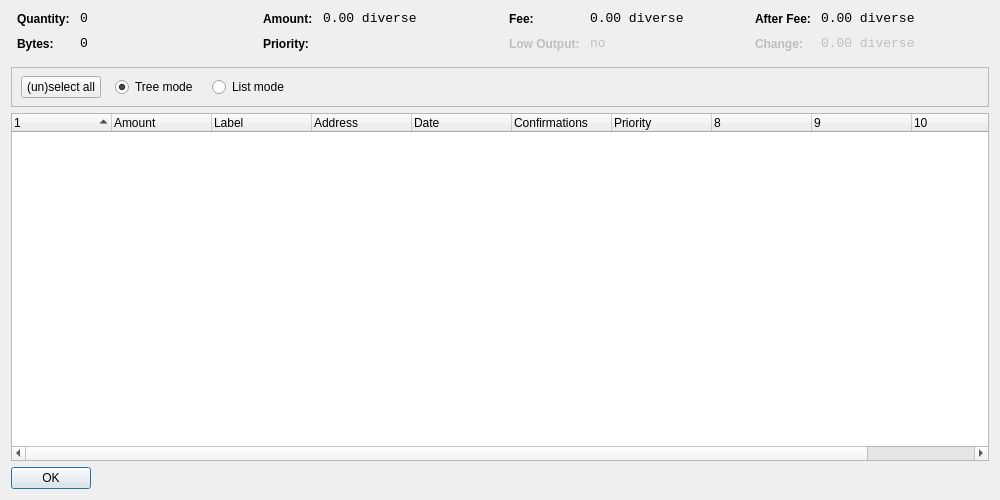
<?xml version="1.0" encoding="UTF-8"?>
<ui version="4.0">
 <class>CoinControlDialog</class>
 <widget class="QDialog" name="CoinControlDialog">
  <property name="geometry">
   <rect>
    <x>0</x>
    <y>0</y>
    <width>1000</width>
    <height>500</height>
   </rect>
  </property>
  <property name="windowTitle">
   <string>Coin Control</string>
  </property>
  <layout class="QVBoxLayout" name="verticalLayout">
   <item>
    <layout class="QHBoxLayout" name="horizontalLayoutTop" stretch="0,0,0,0">
     <property name="topMargin">
      <number>0</number>
     </property>
     <property name="bottomMargin">
      <number>10</number>
     </property>
     <item>
      <layout class="QFormLayout" name="formLayoutCoinControl1">
       <property name="horizontalSpacing">
        <number>10</number>
       </property>
       <property name="verticalSpacing">
        <number>10</number>
       </property>
       <property name="leftMargin">
        <number>6</number>
       </property>
       <property name="rightMargin">
        <number>6</number>
       </property>
       <item row="0" column="0">
        <widget class="QLabel" name="labelCoinControlQuantityText">
         <property name="styleSheet">
          <string notr="true">font-weight:bold;</string>
         </property>
         <property name="text">
          <string>Quantity:</string>
         </property>
        </widget>
       </item>
       <item row="0" column="1">
        <widget class="QLabel" name="labelCoinControlQuantity">
         <property name="font">
          <font>
           <family>Monospace</family>
           <pointsize>10</pointsize>
          </font>
         </property>
         <property name="cursor">
          <cursorShape>IBeamCursor</cursorShape>
         </property>
         <property name="contextMenuPolicy">
          <enum>Qt::ActionsContextMenu</enum>
         </property>
         <property name="text">
          <string notr="true">0</string>
         </property>
         <property name="textInteractionFlags">
          <set>Qt::LinksAccessibleByMouse|Qt::TextSelectableByKeyboard|Qt::TextSelectableByMouse</set>
         </property>
        </widget>
       </item>
       <item row="1" column="0">
        <widget class="QLabel" name="labelCoinControlBytesText">
         <property name="styleSheet">
          <string notr="true">font-weight:bold;</string>
         </property>
         <property name="text">
          <string>Bytes:</string>
         </property>
        </widget>
       </item>
       <item row="1" column="1">
        <widget class="QLabel" name="labelCoinControlBytes">
         <property name="font">
          <font>
           <family>Monospace</family>
           <pointsize>10</pointsize>
          </font>
         </property>
         <property name="cursor">
          <cursorShape>IBeamCursor</cursorShape>
         </property>
         <property name="contextMenuPolicy">
          <enum>Qt::ActionsContextMenu</enum>
         </property>
         <property name="text">
          <string notr="true">0</string>
         </property>
         <property name="textInteractionFlags">
          <set>Qt::LinksAccessibleByMouse|Qt::TextSelectableByKeyboard|Qt::TextSelectableByMouse</set>
         </property>
        </widget>
       </item>
      </layout>
     </item>
     <item>
      <layout class="QFormLayout" name="formLayoutCoinControl2">
       <property name="horizontalSpacing">
        <number>10</number>
       </property>
       <property name="verticalSpacing">
        <number>10</number>
       </property>
       <property name="leftMargin">
        <number>6</number>
       </property>
       <property name="rightMargin">
        <number>6</number>
       </property>
       <item row="0" column="0">
        <widget class="QLabel" name="labelCoinControlAmountText">
         <property name="styleSheet">
          <string notr="true">font-weight:bold;</string>
         </property>
         <property name="text">
          <string>Amount:</string>
         </property>
        </widget>
       </item>
       <item row="0" column="1">
        <widget class="QLabel" name="labelCoinControlAmount">
         <property name="font">
          <font>
           <family>Monospace</family>
           <pointsize>10</pointsize>
          </font>
         </property>
         <property name="cursor">
          <cursorShape>IBeamCursor</cursorShape>
         </property>
         <property name="contextMenuPolicy">
          <enum>Qt::ActionsContextMenu</enum>
         </property>
         <property name="text">
          <string notr="true">0.00 diverse</string>
         </property>
         <property name="textInteractionFlags">
          <set>Qt::LinksAccessibleByMouse|Qt::TextSelectableByKeyboard|Qt::TextSelectableByMouse</set>
         </property>
        </widget>
       </item>
       <item row="1" column="0">
        <widget class="QLabel" name="labelCoinControlPriorityText">
         <property name="styleSheet">
          <string notr="true">font-weight:bold;</string>
         </property>
         <property name="text">
          <string>Priority:</string>
         </property>
        </widget>
       </item>
       <item row="1" column="1">
        <widget class="QLabel" name="labelCoinControlPriority">
         <property name="font">
          <font>
           <family>Monospace</family>
           <pointsize>10</pointsize>
          </font>
         </property>
         <property name="cursor">
          <cursorShape>IBeamCursor</cursorShape>
         </property>
         <property name="contextMenuPolicy">
          <enum>Qt::ActionsContextMenu</enum>
         </property>
         <property name="text">
          <string/>
         </property>
         <property name="textInteractionFlags">
          <set>Qt::LinksAccessibleByMouse|Qt::TextSelectableByKeyboard|Qt::TextSelectableByMouse</set>
         </property>
        </widget>
       </item>
      </layout>
     </item>
     <item>
      <layout class="QFormLayout" name="formLayoutCoinControl3">
       <property name="horizontalSpacing">
        <number>10</number>
       </property>
       <property name="verticalSpacing">
        <number>10</number>
       </property>
       <property name="leftMargin">
        <number>6</number>
       </property>
       <property name="rightMargin">
        <number>6</number>
       </property>
       <item row="0" column="0">
        <widget class="QLabel" name="labelCoinControlFeeText">
         <property name="styleSheet">
          <string notr="true">font-weight:bold;</string>
         </property>
         <property name="text">
          <string>Fee:</string>
         </property>
        </widget>
       </item>
       <item row="0" column="1">
        <widget class="QLabel" name="labelCoinControlFee">
         <property name="font">
          <font>
           <family>Monospace</family>
           <pointsize>10</pointsize>
          </font>
         </property>
         <property name="cursor">
          <cursorShape>IBeamCursor</cursorShape>
         </property>
         <property name="contextMenuPolicy">
          <enum>Qt::ActionsContextMenu</enum>
         </property>
         <property name="text">
          <string notr="true">0.00 diverse</string>
         </property>
         <property name="textInteractionFlags">
          <set>Qt::LinksAccessibleByMouse|Qt::TextSelectableByKeyboard|Qt::TextSelectableByMouse</set>
         </property>
        </widget>
       </item>
       <item row="1" column="0">
        <widget class="QLabel" name="labelCoinControlLowOutputText">
         <property name="enabled">
          <bool>false</bool>
         </property>
         <property name="styleSheet">
          <string notr="true">font-weight:bold;</string>
         </property>
         <property name="text">
          <string>Low Output:</string>
         </property>
        </widget>
       </item>
       <item row="1" column="1">
        <widget class="QLabel" name="labelCoinControlLowOutput">
         <property name="enabled">
          <bool>false</bool>
         </property>
         <property name="font">
          <font>
           <family>Monospace</family>
           <pointsize>10</pointsize>
          </font>
         </property>
         <property name="cursor">
          <cursorShape>IBeamCursor</cursorShape>
         </property>
         <property name="contextMenuPolicy">
          <enum>Qt::ActionsContextMenu</enum>
         </property>
         <property name="text">
          <string notr="true">no</string>
         </property>
         <property name="textInteractionFlags">
          <set>Qt::LinksAccessibleByMouse|Qt::TextSelectableByKeyboard|Qt::TextSelectableByMouse</set>
         </property>
        </widget>
       </item>
      </layout>
     </item>
     <item>
      <layout class="QFormLayout" name="formLayoutCoinControl4">
       <property name="horizontalSpacing">
        <number>10</number>
       </property>
       <property name="verticalSpacing">
        <number>10</number>
       </property>
       <property name="leftMargin">
        <number>6</number>
       </property>
       <property name="rightMargin">
        <number>6</number>
       </property>
       <item row="0" column="0">
        <widget class="QLabel" name="labelCoinControlAfterFeeText">
         <property name="styleSheet">
          <string notr="true">font-weight:bold;</string>
         </property>
         <property name="text">
          <string>After Fee:</string>
         </property>
        </widget>
       </item>
       <item row="0" column="1">
        <widget class="QLabel" name="labelCoinControlAfterFee">
         <property name="font">
          <font>
           <family>Monospace</family>
           <pointsize>10</pointsize>
          </font>
         </property>
         <property name="cursor">
          <cursorShape>IBeamCursor</cursorShape>
         </property>
         <property name="contextMenuPolicy">
          <enum>Qt::ActionsContextMenu</enum>
         </property>
         <property name="text">
          <string notr="true">0.00 diverse</string>
         </property>
         <property name="textInteractionFlags">
          <set>Qt::LinksAccessibleByMouse|Qt::TextSelectableByKeyboard|Qt::TextSelectableByMouse</set>
         </property>
        </widget>
       </item>
       <item row="1" column="0">
        <widget class="QLabel" name="labelCoinControlChangeText">
         <property name="enabled">
          <bool>false</bool>
         </property>
         <property name="styleSheet">
          <string notr="true">font-weight:bold;</string>
         </property>
         <property name="text">
          <string>Change:</string>
         </property>
        </widget>
       </item>
       <item row="1" column="1">
        <widget class="QLabel" name="labelCoinControlChange">
         <property name="enabled">
          <bool>false</bool>
         </property>
         <property name="font">
          <font>
           <family>Monospace</family>
           <pointsize>10</pointsize>
          </font>
         </property>
         <property name="cursor">
          <cursorShape>IBeamCursor</cursorShape>
         </property>
         <property name="contextMenuPolicy">
          <enum>Qt::ActionsContextMenu</enum>
         </property>
         <property name="text">
          <string notr="true">0.00 diverse</string>
         </property>
         <property name="textInteractionFlags">
          <set>Qt::LinksAccessibleByMouse|Qt::TextSelectableByKeyboard|Qt::TextSelectableByMouse</set>
         </property>
        </widget>
       </item>
      </layout>
     </item>
    </layout>
   </item>
   <item>
    <widget class="QFrame" name="frame">
     <property name="minimumSize">
      <size>
       <width>0</width>
       <height>40</height>
      </size>
     </property>
     <property name="frameShape">
      <enum>QFrame::StyledPanel</enum>
     </property>
     <property name="frameShadow">
      <enum>QFrame::Sunken</enum>
     </property>
     <widget class="QWidget" name="horizontalLayoutWidget">
      <property name="geometry">
       <rect>
        <x>10</x>
        <y>0</y>
        <width>781</width>
        <height>41</height>
       </rect>
      </property>
      <layout class="QHBoxLayout" name="horizontalLayoutPanel" stretch="0,0,0,0,0">
       <property name="spacing">
        <number>14</number>
       </property>
       <item>
        <widget class="QPushButton" name="pushButtonSelectAll">
         <property name="sizePolicy">
          <sizepolicy hsizetype="Maximum" vsizetype="Fixed">
           <horstretch>0</horstretch>
           <verstretch>0</verstretch>
          </sizepolicy>
         </property>
         <property name="text">
          <string>(un)select all</string>
         </property>
        </widget>
       </item>
       <item>
        <widget class="QRadioButton" name="radioTreeMode">
         <property name="sizePolicy">
          <sizepolicy hsizetype="Maximum" vsizetype="Fixed">
           <horstretch>0</horstretch>
           <verstretch>0</verstretch>
          </sizepolicy>
         </property>
         <property name="text">
          <string>Tree mode</string>
         </property>
         <property name="checked">
          <bool>true</bool>
         </property>
        </widget>
       </item>
       <item>
        <widget class="QRadioButton" name="radioListMode">
         <property name="sizePolicy">
          <sizepolicy hsizetype="Maximum" vsizetype="Fixed">
           <horstretch>0</horstretch>
           <verstretch>0</verstretch>
          </sizepolicy>
         </property>
         <property name="text">
          <string>List mode</string>
         </property>
        </widget>
       </item>
       <item>
        <spacer name="horizontalSpacer">
         <property name="orientation">
          <enum>Qt::Horizontal</enum>
         </property>
         <property name="sizeHint" stdset="0">
          <size>
           <width>40</width>
           <height>20</height>
          </size>
         </property>
        </spacer>
       </item>
      </layout>
     </widget>
    </widget>
   </item>
   <item>
    <widget class="CoinControlTreeWidget" name="treeWidget">
     <property name="contextMenuPolicy">
      <enum>Qt::CustomContextMenu</enum>
     </property>
     <property name="sortingEnabled">
      <bool>false</bool>
     </property>
     <property name="columnCount">
      <number>11</number>
     </property>
     <attribute name="headerShowSortIndicator" stdset="0">
      <bool>true</bool>
     </attribute>
     <attribute name="headerStretchLastSection">
      <bool>false</bool>
     </attribute>
     <column>
      <property name="text">
       <string/>
      </property>
     </column>
     <column>
      <property name="text">
       <string>Amount</string>
      </property>
     </column>
     <column>
      <property name="text">
       <string>Label</string>
      </property>
     </column>
     <column>
      <property name="text">
       <string>Address</string>
      </property>
     </column>
     <column>
      <property name="text">
       <string>Date</string>
      </property>
     </column>
     <column>
      <property name="text">
       <string>Confirmations</string>
      </property>
      <property name="toolTip">
       <string>Confirmed</string>
      </property>
     </column>
     <column>
      <property name="text">
       <string>Priority</string>
      </property>
     </column>
     <column>
      <property name="text">
       <string/>
      </property>
     </column>
     <column>
      <property name="text">
       <string/>
      </property>
     </column>
     <column>
      <property name="text">
       <string/>
      </property>
     </column>
     <column>
      <property name="text">
       <string/>
      </property>
     </column>
    </widget>
   </item>
   <item>
    <widget class="QDialogButtonBox" name="buttonBox">
     <property name="sizePolicy">
      <sizepolicy hsizetype="Maximum" vsizetype="Fixed">
       <horstretch>0</horstretch>
       <verstretch>0</verstretch>
      </sizepolicy>
     </property>
     <property name="orientation">
      <enum>Qt::Horizontal</enum>
     </property>
     <property name="standardButtons">
      <set>QDialogButtonBox::Ok</set>
     </property>
    </widget>
   </item>
  </layout>
 </widget>
 <customwidgets>
  <customwidget>
   <class>CoinControlTreeWidget</class>
   <extends>QTreeWidget</extends>
   <header>coincontroltreewidget.h</header>
  </customwidget>
 </customwidgets>
 <resources/>
 <connections/>
</ui>
